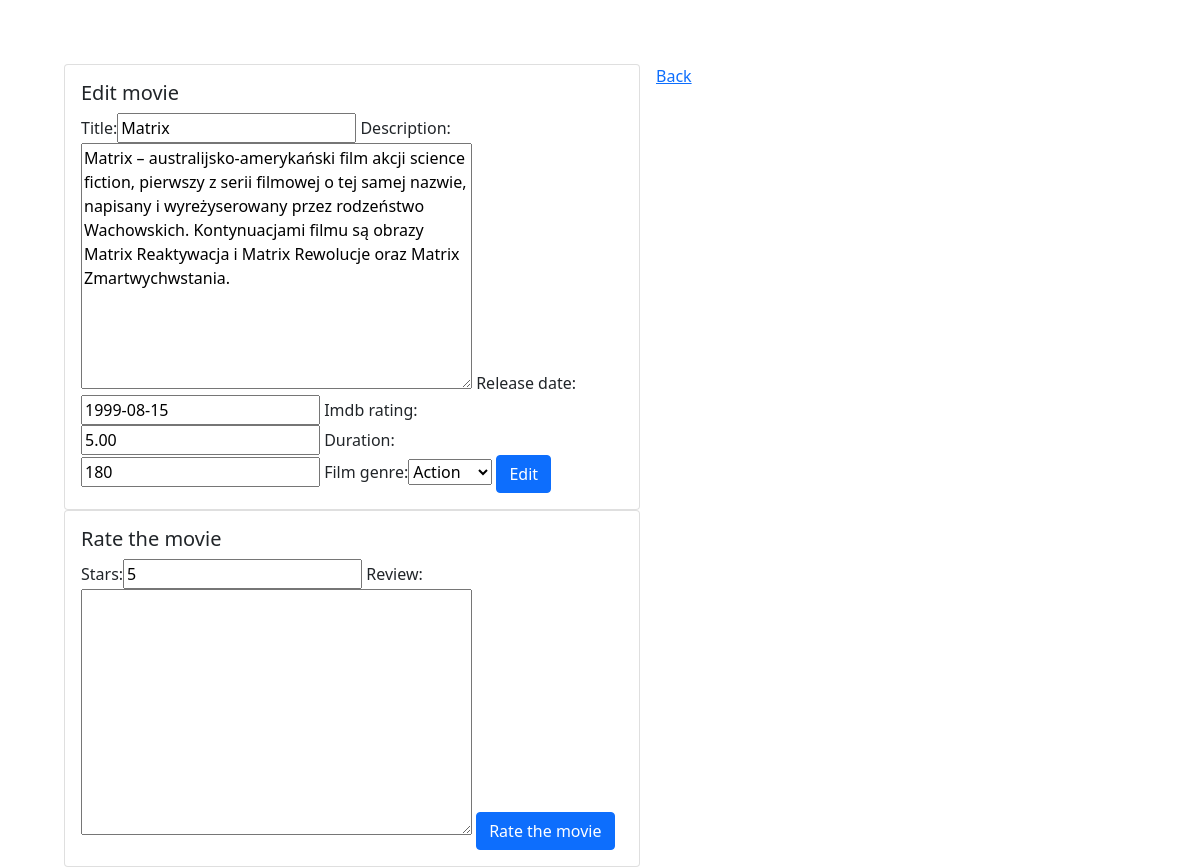
Page /movie_library/edit/1/ (signed in) on the earlier database version.
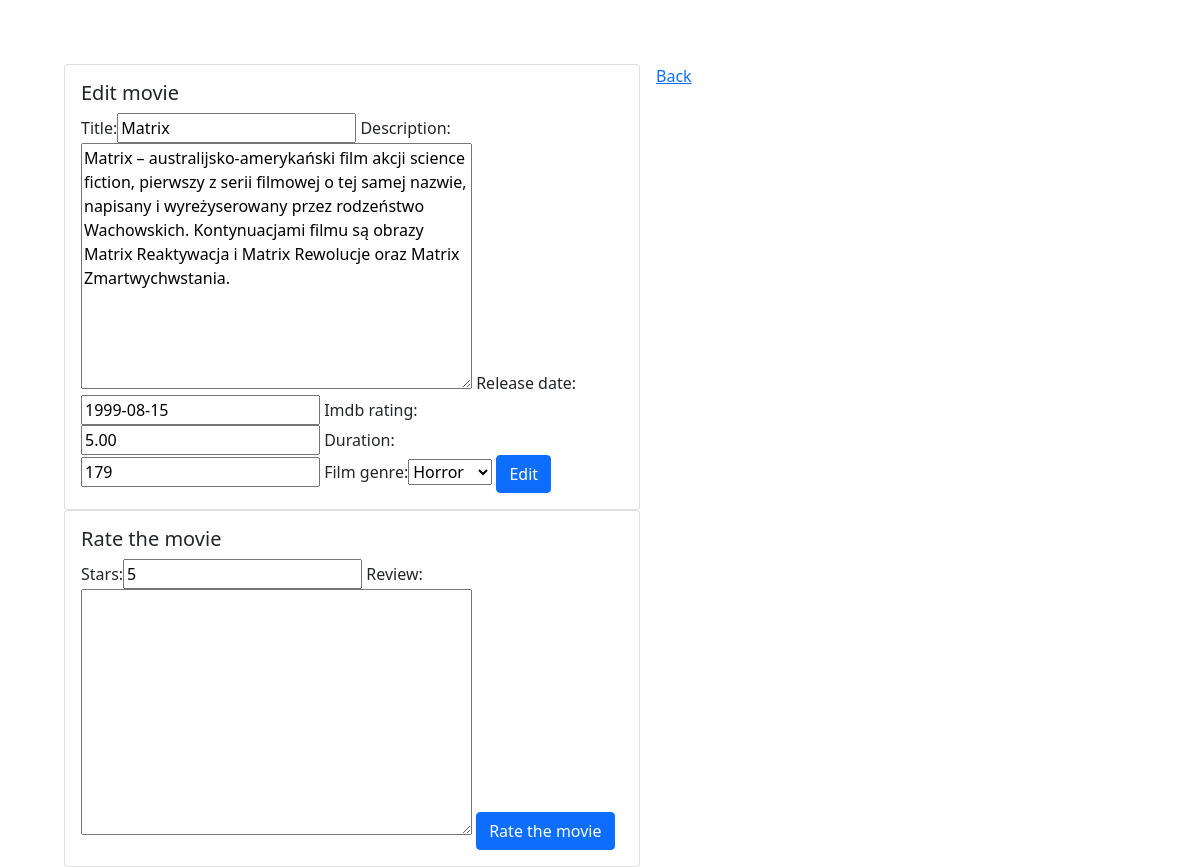
Same page on the later database version.
### movie_library_app/models.py (models this page shows, shortened)
class Movie(models.Model):
    title = models.CharField(max_length=255, blank=False, unique=True, default='Matrix')
    description = models.TextField(blank=True, unique=False, default='Sample description')
    release_date = models.DateField(unique=False, default='2000-01-01')
    imdb_rating = models.DecimalField(max_digits=4, decimal_places=2, default=5)
    poster = models.ImageField(upload_to="posters", null=True, blank=True)
    bonus_info = models.OneToOneField(BonusInfo, on_delete=models.CASCADE, null=True, blank=True)

class BonusInfo(models.Model):
    FILM_GENRE = {
        (0, 'Other'),
        (1, 'Comedy'),
        (2, 'Horror'),
        (3, 'Drama'),
        (4, 'Action')
    }
    duration = models.PositiveSmallIntegerField(default=120)
    film_genre = models.PositiveSmallIntegerField(default=0, choices=FILM_GENRE)

### movie_library_app/views.py (the view)
# urls.py: path('edit/<int:id>/', edit_movie, name='edit_movie'),
@login_required()
def edit_movie(request, id):
    movie = get_object_or_404(Movie, pk=id)
    try:
        bonus = BonusInfo.objects.get(movie=movie.id)
    except ObjectDoesNotExist:
        bonus = None
    try:
        rev = Review.objects.filter(film=movie)
    except ObjectDoesNotExist:
        rev = None
    movie_form = MovieForm(request.POST or None, request.FILES or None, instance=movie)
    bonus_form = BonusInfoForm(request.POST or None, instance=bonus)
    review_form = ReviewForm(request.POST or None)
    if request.method == "POST":
        if "stars" in request.POST:
            review = review_form.save(commit=False)
            review.film = movie
            review.save()
    if all((movie_form.is_valid(), bonus_form.is_valid())):
        movie = movie_form.save(commit=False)
        bonus_info = bonus_form.save()
        movie.bonus_info = bonus_info
        movie.save()
        return redirect(all_movies)
    return render(
        request,
        "movie_form.html",
        {
            "form": movie_form,
            "bonus_form": bonus_form,
            'rev': rev,
            'review_form': review_form,
            "new": False,
        },
    )

### movie_library_app/forms.py
class MovieForm(ModelForm):
    class Meta:
        model = Movie
        fields = ["title", "description", "release_date", "imdb_rating"]

class BonusInfoForm(ModelForm):
    class Meta:
        model = BonusInfo
        fields = ['duration', 'film_genre']

### templates/movie_form.html (shortened to what this page needs)
{% extends 'main.html' %}
{% load bootstrap %}
{% block site %}
    <div class="card" style="width: 36rem; float: left; margin-right: 1rem;">
      <div class="card-body">
          {% if new  %}
            <h5 class="card-title">New movie</h5>
          {% else %}
            <h5 class="card-title">Edit movie</h5>
          {%endif%}
            <form method="post" enctype="multipart/form-data">
                {{ form|bootstrap }}
                {{ bonus_form|bootstrap }}
                    {% if new  %}
                        <button type="submit" class="btn btn-primary"> Add movie </button>
                    {% else %}
                        <button type="submit" class="btn btn-primary">Edit</button>
                    {%endif%}
            </form>
      </div>
    </div>
    <div class="card" style="width: 36rem; float: left; margin-right: 1rem;">
      <div class="card-body">
          <h5 class="card-title">Rate the movie</h5>
          <form method="post" enctype="multipart/form-data">
              {{review_form|bootstrap }}
              <button type="submit" class="btn btn-primary"> Rate the movie </button>
          </form>
      </div>
    </div>
    <a href="{% url 'all_movies' %}">Back</a>
{% endblock %}

### templates/main.html (shortened to what this page needs)
{% load static %}
<!doctype html>
<html lang="en">
<head>
    <link rel="stylesheet" href="https://cdn.jsdelivr.net/npm/bootstrap@5.1.1/dist/css/bootstrap.min.css">
    <link rel="stylesheet" href="{% static 'my.css' %}">
</head>
<body>
    {% block site %} {% endblock %}
</body>
</html>

### static/my.css (style rules this page uses)
body { padding: 4rem; }
.card { width:40rem; }

Differences in the rows shown:
changed BonusInfo: duration "180" → "179"; film_genre "Action" → "Horror"
